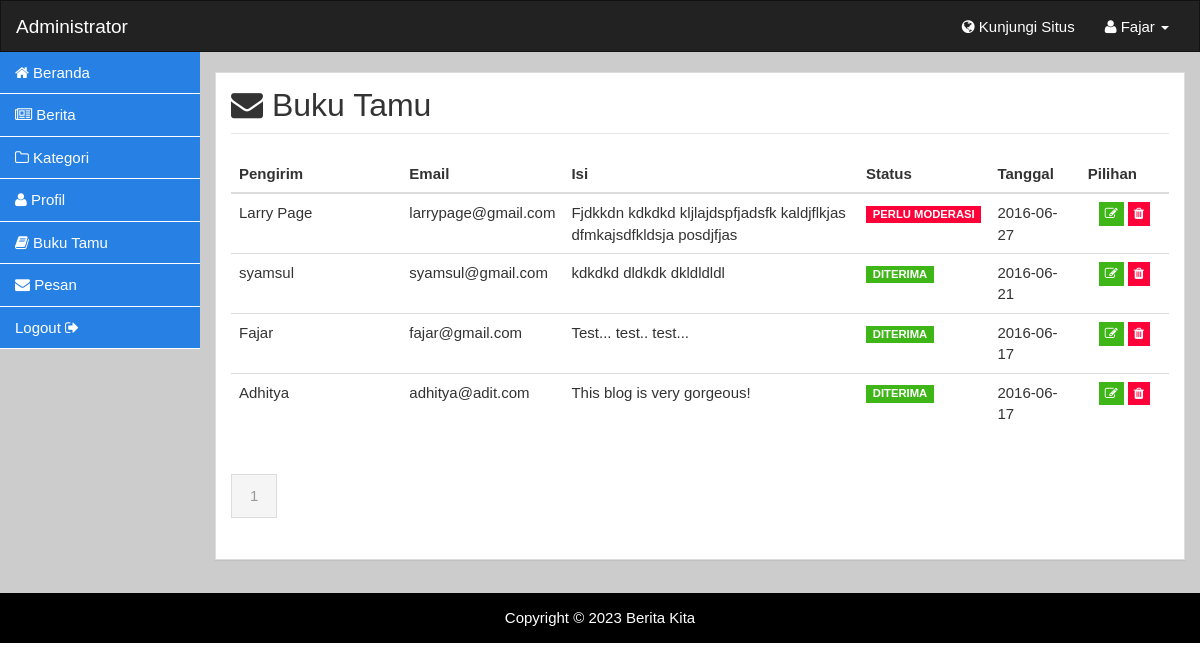
Screenshot of /webadmin/buku-tamu.php (signed in) with the database file from the repository.
### tables this page shows
CREATE TABLE `buku_tamu` (
  `komentar_id` int(11) NOT NULL AUTO_INCREMENT,
  `komentar_pengirim` varchar(100) NOT NULL,
  `komentar_email` varchar(100) NOT NULL,
  `komentar_isi` text NOT NULL,
  `komentar_status` enum('ya','tidak') NOT NULL DEFAULT 'tidak',
  `komentar_tgl` datetime NOT NULL,
  PRIMARY KEY (`komentar_id`)
);

### webadmin/buku-tamu.php (the view, shortened to what this page needs)
<?php include 'header.php'; ?>
<?php
$limit = 5;
if(isset($_GET['p']))
{
    $noPage = $_GET['p'];
}
else $noPage = 1;
$offset = ($noPage - 1) * $limit;
$sql = "SELECT
buku_tamu.komentar_id,
buku_tamu.komentar_pengirim,
buku_tamu.komentar_email,
buku_tamu.komentar_isi,
buku_tamu.komentar_status,
buku_tamu.komentar_tgl
FROM
buku_tamu
ORDER BY komentar_tgl DESC
LIMIT ".$offset.",". $limit;
$qry = $mysqli->query($sql) or die ("Error retrieving data: ".$mysqli->error);
$sql_rec = "SELECT buku_tamu.komentar_id FROM buku_tamu";
$total_rec = $mysqli->query($sql_rec) or die ("Error retrieving number:".$mysqli->error);
$total_rec_num = $total_rec->num_rows;
$total_page = ceil($total_rec_num/$limit);
?>
<div class="container-fluid body">
	<div class="row">
		<div class="col-lg-2 sidebar">
			<?php include 'sidebar.php'; ?>
		</div>
		<div class="col-lg-10 main-content">
			<div class="panel panel-default">
				<div class="panel-body">
					<div class="row">
						<div class="col-md-12">
							<h2 class="page-header"><i class="fa fa-envelope"></i> Buku Tamu</h2>
						</div>
					</div>
					<div class="row">
						<div class="col-md-12">
							<table class="table table-hover">
								<thead>
									<tr>
										<th width="20%">Pengirim</th>
										<th width="15%">Email</th>
										<th width="35%">Isi</th>
										<th width="10%">Status</th>
										<th width="10%">Tanggal</th>
										<th width="10%">Pilihan</th>
									</tr>
								</thead>
								<tbody>
								<?php if ($total_rec_num == 0) { ?>
									<tr>
										<td colspan="5" align="center">Belum ada data</td>
									</tr>
								<?php } else { ?>
									<?php while ($pesan = $qry->fetch_assoc()) { ?>
									<tr>
										<td><?php echo $pesan['komentar_pengirim']; ?></td>
										<td><?php echo $pesan['komentar_email']; ?></td>
										<td><?php echo $pesan['komentar_isi']; ?></td>
										<td>
											<?php if ($pesan['komentar_status']=='tidak') { ?>
											<label class="label label-danger">PERLU MODERASI</label>
											<?php } else { ?>
											<label class="label label-success">DITERIMA</label>
											<?php } ?>
										</td>
										<td><?php echo substr($pesan['komentar_tgl'],0,10); ?></td>
										<td align="center">
											<a data-toggle="tooltip" data-placement="bottom" title="Ubah Status" href="ubah-komentar.php?id=<?php echo $pesan['komentar_id']?>" class="btn btn-xs btn-success">
												<i class="fa fa-edit"></i>
											</a>
											<a onclick="return confirm('Anda Yakin Ingin Menghapus Data Ini?');" data-toggle="tooltip" data-placement="bottom" title="Hapus" href="hapus-komentar.php?id=<?php echo $pesan['komentar_id']?>" class="btn btn-danger btn-xs">
												<i class="fa fa-trash"></i>
											</a>
										</td>
									</tr>
									<?php } ?>
								<?php } ?>
								</tbody>
							</table>
						</div>
						<div class="col-md-12">
							<ul class="pagination">
							<?php for ($page=1; $page <= $total_page ; $page++) { ?>
								<?php if ((($page >= $noPage - 3) && ($page <= $noPage + 3)) || ($page == 1) || ($page == $total_page)) { ?>
									<?php
            							if ($page == $noPage) echo "<li class='active'><a href='#'>".$page."</a></li> ";
            							else echo " <li><a href='".$_SERVER['PHP_SELF']."?p=".$page."'>".$page."</a></li> ";
									?>
								<?php } ?>
							<?php } ?>
							</ul>
						</div>
					</div>
				</div>
			</div>
		</div>
	</div>
</div>
<?php include 'footer.php'; ?>

### rows the page displays
buku_tamu: komentar_pengirim "Larry Page", komentar_email "larrypage@gmail.com", komentar_isi "Fjdkkdn kdkdkd kljlajdspfjadsfk kaldjflkjas dfmkajsdfkldsja posdjfjas", komentar_status "PERLU MODERASI", komentar_tgl "2016-06-27"
buku_tamu: komentar_pengirim "syamsul", komentar_email "syamsul@gmail.com", komentar_isi "kdkdkd dldkdk dkldldldl", komentar_status "DITERIMA", komentar_tgl "2016-06-21"
buku_tamu: komentar_pengirim "Fajar", komentar_email "fajar@gmail.com", komentar_isi "Test... test.. test...", komentar_status "DITERIMA", komentar_tgl "2016-06-17"
buku_tamu: komentar_pengirim "Adhitya", komentar_email "adhitya@adit.com", komentar_isi "This blog is very gorgeous!", komentar_status "DITERIMA", komentar_tgl "2016-06-17"

### other values shown
$_SESSION['nm_admin'] "Fajar"
